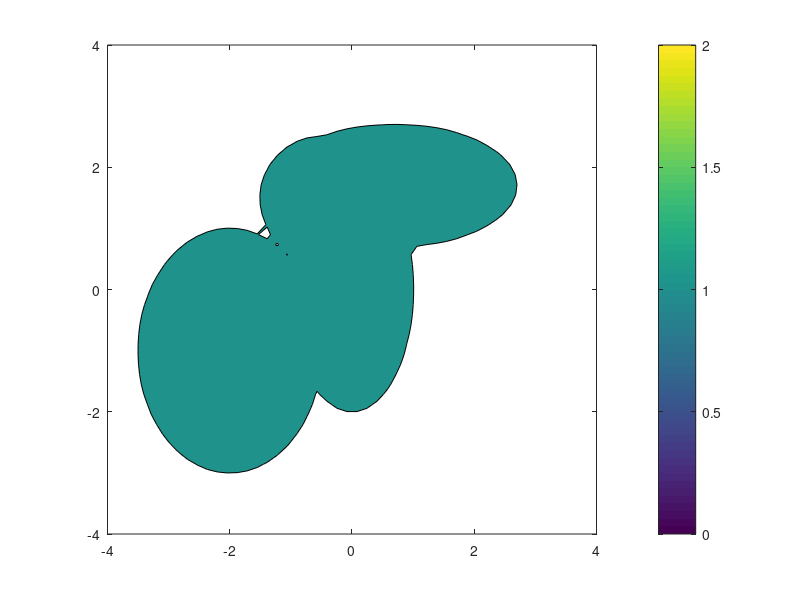

This figure's MATLAB source: (Note: this script raises an error after producing the figure.)
close all;
clear;
clc;

addpath('Functions')

% Array format [x0, y0, rx, ry] one row per ellipse

ellipses = [0,0,1,2;
            0.7,1.7,2,1;
            -0.5,1.5,1,1;
            -2,-1,1.5,2;
            ];

xlims = [-4,4];
ylims = [-4,4];

nPts = 50;

[xx,yy] = meshgrid(linspace(xlims(1),xlims(2),nPts),...
    linspace(ylims(1),ylims(2),nPts));

zz = zeros(size(xx));

for iPt = 1:nPts
    for jPt = 1:nPts
        for kEllip = 1:size(ellipses,1)
            zz(iPt,jPt) = max(zz(iPt,jPt),...
                ((xx(iPt,jPt) - ellipses(kEllip,1)).^2 ./ ellipses(kEllip,3).^2 + ...
                (yy(iPt,jPt) - ellipses(kEllip,2)).^2 ./ ellipses(kEllip,4).^2).^-1);
        end
    end
end
        
figure()
contourf(xx,yy,zz,[1,1])
colorbar()
hold on
axis equal

cmap = cbrewer2('set2',2);

%% Start marching squares
figure()
hold on
for iEllip = 1:size(ellipses,1)
    ellipse(ellipses(iEllip,3),ellipses(iEllip,4),0,ellipses(iEllip,1),ellipses(iEllip,2))
end

colormap(cmap);
pScat = scatter(xx(:),yy(:),20,zz(:)>=1,'Filled');
axis equal

vertices = [];
for iPt = 1:(nPts-1)  % Rows (y-axis)
    for jPt = 1:(nPts-1)   % Columns (x-axis)
        % Cell values
        %  1 -- 2 
        %  |    |
        %  |    |
        %  8 -- 4
        %
        % REMEMBER, DUMBASS: 
        % array(i,j) = array(rows, columns,) = array(y,x)

        cellValue = ...
            1*(zz(iPt,jPt)>1) + ...
            2*(zz(iPt+1,jPt)>1) + ...
            4*(zz(iPt+1,jPt+1)>1) + ...
            8*(zz(iPt,jPt+1)>1) + 1;
        
        switch cellValue
            case 1
                % No Vertices
            case 2
                % South-West
                vertices = [vertices;
                    [interpVal(xx(iPt,jPt),zz(iPt,jPt),xx(iPt,jPt+1),zz(iPt,jPt+1)),yy(iPt,jPt),...
                    xx(iPt,jPt), interpVal(yy(iPt,jPt),zz(iPt,jPt),yy(iPt+1,jPt),zz(iPt+1,jPt))]];
                
                line([interpVal(xx(iPt,jPt),zz(iPt,jPt),xx(iPt,jPt+1),zz(iPt,jPt+1)) , xx(iPt,jPt) ],...
                    [yy(iPt,jPt), interpVal(yy(iPt,jPt),zz(iPt,jPt),yy(iPt+1,jPt),zz(iPt+1,jPt)) ],...
                    'color',[0,0,0],'LineWidth',2);         
            case 3
                % West-North
                vertices = [vertices;
                    [xx(iPt+1,jPt),interpVal(yy(iPt,jPt),zz(iPt,jPt), yy(iPt+1,jPt),zz(iPt+1,jPt)),...
                    interpVal(xx(iPt+1,jPt),zz(iPt+1,jPt), xx(iPt+1,jPt+1),zz(iPt+1,jPt+1)),yy(iPt+1,jPt)]];
                
                line([xx(iPt+1,jPt), interpVal(xx(iPt+1,jPt),zz(iPt+1,jPt), xx(iPt+1,jPt+1),zz(iPt+1,jPt+1))],...
                    [interpVal(yy(iPt,jPt),zz(iPt,jPt), yy(iPt+1,jPt),zz(iPt+1,jPt)), yy(iPt+1,jPt)],...
                    'color',[0,0,0],'LineWidth',2);
            case 4
                % North-South
                vertices = [vertices;
                    [interpVal(xx(iPt,jPt),zz(iPt,jPt),xx(iPt,jPt+1),zz(iPt,jPt+1)),yy(iPt,jPt) ...
                    interpVal(xx(iPt+1,jPt),zz(iPt+1,jPt),xx(iPt+1,jPt+1), zz(iPt+1,jPt+1)),yy(iPt+1,jPt)]];
                
                line([interpVal(xx(iPt,jPt),zz(iPt,jPt),xx(iPt,jPt+1),zz(iPt,jPt+1)), ...
                    interpVal(xx(iPt+1,jPt),zz(iPt+1,jPt),xx(iPt+1,jPt+1), zz(iPt+1,jPt+1))],...
                    [yy(iPt,jPt), yy(iPt+1,jPt)],...
                    'color',[0,0,0],'LineWidth',2);
            case 5
                % North-East
                vertices = [vertices;...
                    [interpVal(xx(iPt+1,jPt),zz(iPt+1,jPt),xx(iPt+1,jPt+1),zz(iPt+1,jPt+1)),yy(iPt+1,jPt+1),...
                    xx(iPt+1,jPt+1),interpVal(yy(iPt+1,jPt+1),zz(iPt+1,jPt+1), yy(iPt,jPt+1), zz(iPt,jPt+1))]];
                
                line([interpVal(xx(iPt+1,jPt),zz(iPt+1,jPt),xx(iPt+1,jPt+1),zz(iPt+1,jPt+1)),xx(iPt+1,jPt+1)],...
                    [yy(iPt+1,jPt+1), interpVal(yy(iPt+1,jPt+1),zz(iPt+1,jPt+1), yy(iPt,jPt+1), zz(iPt,jPt+1))],...
                    'color',[0,0,0],'LineWidth',2);           
            case 6  % Ambiguous
                % South-West
                vertices = [vertices;...
                    [interpVal(xx(iPt,jPt),zz(iPt,jPt),xx(iPt,jPt+1),zz(iPt,jPt+1)),yy(iPt,jPt),...
                    xx(iPt,jPt), interpVal(yy(iPt,jPt),zz(iPt,jPt),yy(iPt+1,jPt),zz(iPt+1,jPt))]];
                
                line([interpVal(xx(iPt,jPt),zz(iPt,jPt),xx(iPt,jPt+1),zz(iPt,jPt+1)) , xx(iPt,jPt)],...
                    [yy(iPt,jPt), interpVal(yy(iPt,jPt),zz(iPt,jPt),yy(iPt+1,jPt),zz(iPt+1,jPt)) ],...
                    'color',[0,0,0],'LineWidth',2); 
                
                % North-East
                vertices = [vertices;...
                    [interpVal(xx(iPt+1,jPt),zz(iPt+1,jPt),xx(iPt+1,jPt+1),zz(iPt+1,jPt+1)),yy(iPt+1,jPt+1),...
                    xx(iPt+1,jPt+1),interpVal(yy(iPt+1,jPt+1),zz(iPt+1,jPt+1), yy(iPt,jPt+1), zz(iPt,jPt+1))]];
                
                line([interpVal(xx(iPt+1,jPt),zz(iPt+1,jPt),xx(iPt+1,jPt+1),zz(iPt+1,jPt+1)),xx(iPt+1,jPt+1)],...
                    [yy(iPt+1,jPt+1), interpVal(yy(iPt+1,jPt+1),zz(iPt+1,jPt+1), yy(iPt,jPt+1), zz(iPt,jPt+1))],...
                    'color',[0,0,0],'LineWidth',2);      
            case 7
                % West-East
                vertices = [vertices;...
                    [xx(iPt,jPt),interpVal(yy(iPt,jPt),zz(iPt,jPt),yy(iPt+1,jPt),zz(iPt+1,jPt)),...
                    xx(iPt,jPt+1),interpVal(yy(iPt,jPt+1),zz(iPt,jPt+1),yy(iPt+1,jPt+1),zz(iPt+1,jPt+1))]];
                
                line([xx(iPt,jPt), xx(iPt,jPt+1)],...
                    [interpVal(yy(iPt,jPt),zz(iPt,jPt),yy(iPt+1,jPt),zz(iPt+1,jPt)),...
                    interpVal(yy(iPt,jPt+1),zz(iPt,jPt+1),yy(iPt+1,jPt+1),zz(iPt+1,jPt+1))],...
                    'color',[0,0,0],'LineWidth',2);  
            case 8
                % South - East
                vertices = [vertices;...
                    [interpVal(xx(iPt,jPt+1),zz(iPt,jPt+1),xx(iPt,jPt),zz(iPt,jPt)),yy(iPt,jPt+1),...
                    xx(iPt,jPt+1),interpVal(yy(iPt,jPt+1),zz(iPt,jPt+1),yy(iPt+1,jPt+1),zz(iPt+1,jPt+1))]];
                
                line([interpVal(xx(iPt,jPt+1),zz(iPt,jPt+1),xx(iPt,jPt),zz(iPt,jPt)),xx(iPt,jPt+1)],...
                    [yy(iPt,jPt+1), interpVal(yy(iPt,jPt+1),zz(iPt,jPt+1),yy(iPt+1,jPt+1),zz(iPt+1,jPt+1))],...
                    'color',[0,0,0],'LineWidth',2);    
            case 9
                % South - East
                vertices = [vertices;...
                    [interpVal(xx(iPt,jPt+1),zz(iPt,jPt+1),xx(iPt,jPt),zz(iPt,jPt)),yy(iPt,jPt+1),...
                    xx(iPt,jPt+1),interpVal(yy(iPt,jPt+1),zz(iPt,jPt+1),yy(iPt+1,jPt+1),zz(iPt+1,jPt+1))]];
                
                line([interpVal(xx(iPt,jPt+1),zz(iPt,jPt+1),xx(iPt,jPt),zz(iPt,jPt)),xx(iPt,jPt+1)],...
                    [yy(iPt,jPt+1), interpVal(yy(iPt,jPt+1),zz(iPt,jPt+1),yy(iPt+1,jPt+1),zz(iPt+1,jPt+1))],...
                    'color',[0,0,0],'LineWidth',2);
            case 10
                % West-East
                vertices = [vertices;...
                    [xx(iPt,jPt),interpVal(yy(iPt,jPt),zz(iPt,jPt),yy(iPt+1,jPt),zz(iPt+1,jPt)),...
                    xx(iPt,jPt+1),interpVal(yy(iPt,jPt+1),zz(iPt,jPt+1),yy(iPt+1,jPt+1),zz(iPt+1,jPt+1))]];
                
                line([xx(iPt,jPt), xx(iPt,jPt+1)],...
                    [interpVal(yy(iPt,jPt),zz(iPt,jPt),yy(iPt+1,jPt),zz(iPt+1,jPt)),interpVal(yy(iPt,jPt+1),zz(iPt,jPt+1),yy(iPt+1,jPt+1),zz(iPt+1,jPt+1))],...
                    'color',[0,0,0],'LineWidth',2);  
            case 11 % Ambiguous
                % West-North
                vertices = [vertices;
                    [xx(iPt+1,jPt),interpVal(yy(iPt,jPt),zz(iPt,jPt), yy(iPt+1,jPt),zz(iPt+1,jPt)),...
                    interpVal(xx(iPt+1,jPt),zz(iPt+1,jPt), xx(iPt+1,jPt+1),zz(iPt+1,jPt+1)),yy(iPt+1,jPt)]];
                
                line([xx(iPt+1,jPt), interpVal(xx(iPt+1,jPt),zz(iPt+1,jPt), xx(iPt+1,jPt+1),zz(iPt+1,jPt+1))],...
                    [interpVal(yy(iPt,jPt),zz(iPt,jPt), yy(iPt+1,jPt),zz(iPt+1,jPt)), yy(iPt+1,jPt)],...
                    'color',[0,0,0],'LineWidth',2);
                
                % South-East
                vertices = [vertices;...
                    [interpVal(xx(iPt,jPt+1),zz(iPt,jPt+1),xx(iPt,jPt),zz(iPt,jPt)),yy(iPt,jPt+1),...
                    xx(iPt,jPt+1),interpVal(yy(iPt,jPt+1),zz(iPt,jPt+1),yy(iPt+1,jPt+1),zz(iPt+1,jPt+1))]];
                
                line([interpVal(xx(iPt,jPt+1),zz(iPt,jPt+1),xx(iPt,jPt),zz(iPt,jPt)),xx(iPt,jPt+1)],...
                    [yy(iPt,jPt+1), interpVal(yy(iPt,jPt+1),zz(iPt,jPt+1),yy(iPt+1,jPt+1),zz(iPt+1,jPt+1))],...
                    'color',[0,0,0],'LineWidth',2);
            case 12
                % North-East
                vertices = [vertices;...
                    [interpVal(xx(iPt+1,jPt),zz(iPt+1,jPt),xx(iPt+1,jPt+1),zz(iPt+1,jPt+1)),yy(iPt+1,jPt+1),...
                    xx(iPt+1,jPt+1),interpVal(yy(iPt+1,jPt+1),zz(iPt+1,jPt+1), yy(iPt,jPt+1), zz(iPt,jPt+1))]];
                
                line([interpVal(xx(iPt+1,jPt),zz(iPt+1,jPt),xx(iPt+1,jPt+1),zz(iPt+1,jPt+1)),xx(iPt+1,jPt+1)],...
                    [yy(iPt+1,jPt+1), interpVal(yy(iPt+1,jPt+1),zz(iPt+1,jPt+1), yy(iPt,jPt+1), zz(iPt,jPt+1))],...
                    'color',[0,0,0],'LineWidth',2); 
            case 13
                % North-South
                vertices = [vertices;
                    [interpVal(xx(iPt,jPt),zz(iPt,jPt),xx(iPt,jPt+1),zz(iPt,jPt+1)),yy(iPt,jPt) ...
                    interpVal(xx(iPt+1,jPt),zz(iPt+1,jPt),xx(iPt+1,jPt+1), zz(iPt+1,jPt+1)),yy(iPt+1,jPt)]];
                
                line([interpVal(xx(iPt,jPt),zz(iPt,jPt),xx(iPt,jPt+1),zz(iPt,jPt+1)), ...
                    interpVal(xx(iPt+1,jPt),zz(iPt+1,jPt),xx(iPt+1,jPt+1), zz(iPt+1,jPt+1))],...
                    [yy(iPt,jPt), yy(iPt+1,jPt)],...
                    'color',[0,0,0],'LineWidth',2);
            case 14
                % West-North
                vertices = [vertices;
                    [xx(iPt+1,jPt),interpVal(yy(iPt,jPt),zz(iPt,jPt), yy(iPt+1,jPt),zz(iPt+1,jPt)),...
                    interpVal(xx(iPt+1,jPt),zz(iPt+1,jPt), xx(iPt+1,jPt+1),zz(iPt+1,jPt+1)),yy(iPt+1,jPt)]];
                
                line([xx(iPt+1,jPt), interpVal(xx(iPt+1,jPt),zz(iPt+1,jPt), xx(iPt+1,jPt+1),zz(iPt+1,jPt+1))],...
                    [interpVal(yy(iPt,jPt),zz(iPt,jPt), yy(iPt+1,jPt),zz(iPt+1,jPt)), yy(iPt+1,jPt)],...
                    'color',[0,0,0],'LineWidth',2);
            case 15
                % South-West
                vertices = [vertices;...
                    [interpVal(xx(iPt,jPt),zz(iPt,jPt),xx(iPt,jPt+1),zz(iPt,jPt+1)),yy(iPt,jPt),...
                    xx(iPt,jPt), interpVal(yy(iPt,jPt),zz(iPt,jPt),yy(iPt+1,jPt),zz(iPt+1,jPt))]];
                
                line([interpVal(xx(iPt,jPt),zz(iPt,jPt),xx(iPt,jPt+1),zz(iPt,jPt+1)) , xx(iPt,jPt) ],...
                    [yy(iPt,jPt), interpVal(yy(iPt,jPt),zz(iPt,jPt),yy(iPt+1,jPt),zz(iPt+1,jPt)) ],...
                    'color',[0,0,0],'LineWidth',2);   
            case 16
                % No vertices 
        end
    end
end

scatter([vertices(:,1);vertices(:,3)],[vertices(:,2);vertices(:,4)])

% comet(vertices(:,1),vertices(:,2))

%% start sorting algorithm
% find the minimum y-value
[min,ind] = min(vertices(:,2));

% initalize first point
envelop = vertices(ind,1:2);
% add second point from same array index
envelop = [envelop; vertices(ind,3:4)];
% indexUsed = zeros(size(vertices,1),1);
% indexUsed(ind) = 1;
indicesUsed = ind;

for i = 2:2*size(vertices,1)

% find the repeat of the 2nd point
col1 = find(all(vertices(:,1:2)==repmat(envelop(end,:),size(vertices,1),1),2))
if size(col1,1)>1
    indexExtra = find(any(col1'==indicesUsed,2));
    indexExtra = find(col1~=indicesUsed(indexExtra));
    col1 = col1(indexExtra);
end
    
col2 = find(all(vertices(:,3:4)==repmat(envelop(end,:),size(vertices,1),1),2))
if size(col2,1)>1
    indexExtra = find(any(col2'==indicesUsed,2));
    indexExtra = find(col2~=indicesUsed(indexExtra));
    col2 = col2(indexExtra);
end

if isempty(col1)
    col1 = indicesUsed(end)
end
if isempty(col2)
    col2 = indicesUsed(end)
end

if any(repmat(col1,size(indicesUsed,1),1) == indicesUsed)
    envelop = [envelop;vertices(col2,1:2)];
    indicesUsed = [indicesUsed;col2];
elseif any(repmat(col2,size(indicesUsed,1),1)==indicesUsed)
    envelop = [envelop;vertices(col1,3:4)];
    indicesUsed = [indicesUsed;col1];
end

end


figure(); hold on
comet(envelop(:,1),envelop(:,2))
plot(envelop(:,1),envelop(:,2),'x-','MarkerSize',12)
scatter([vertices(:,1);vertices(:,3)],[vertices(:,2);vertices(:,4)])

    

